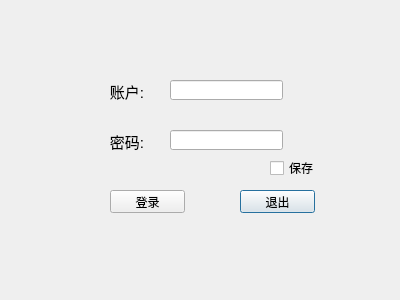
<?xml version="1.0" encoding="UTF-8"?>
<ui version="4.0">
 <class>loginDlg</class>
 <widget class="QDialog" name="loginDlg">
  <property name="geometry">
   <rect>
    <x>0</x>
    <y>0</y>
    <width>400</width>
    <height>300</height>
   </rect>
  </property>
  <property name="windowTitle">
   <string>登录</string>
  </property>
  <widget class="QLabel" name="label_2">
   <property name="geometry">
    <rect>
     <x>100</x>
     <y>130</y>
     <width>54</width>
     <height>21</height>
    </rect>
   </property>
   <property name="styleSheet">
    <string notr="true">font: 25 9pt &quot;微软雅黑 Light&quot;;</string>
   </property>
   <property name="text">
    <string>&lt;html&gt;&lt;head/&gt;&lt;body&gt;&lt;p align=&quot;center&quot;&gt;&lt;span style=&quot; font-size:11pt;&quot;&gt;密码:&lt;/span&gt;&lt;/p&gt;&lt;/body&gt;&lt;/html&gt;</string>
   </property>
  </widget>
  <widget class="QLabel" name="label">
   <property name="geometry">
    <rect>
     <x>100</x>
     <y>80</y>
     <width>54</width>
     <height>21</height>
    </rect>
   </property>
   <property name="styleSheet">
    <string notr="true">font: 25 9pt &quot;微软雅黑 Light&quot;;</string>
   </property>
   <property name="text">
    <string>&lt;html&gt;&lt;head/&gt;&lt;body&gt;&lt;p align=&quot;center&quot;&gt;&lt;span style=&quot; font-size:11pt;&quot;&gt;账户:&lt;/span&gt;&lt;/p&gt;&lt;/body&gt;&lt;/html&gt;</string>
   </property>
  </widget>
  <widget class="QLineEdit" name="usrlineEdit">
   <property name="geometry">
    <rect>
     <x>170</x>
     <y>80</y>
     <width>113</width>
     <height>20</height>
    </rect>
   </property>
   <property name="palette">
    <palette>
     <active>
      <colorrole role="Text">
       <brush brushstyle="SolidPattern">
        <color alpha="255">
         <red>0</red>
         <green>0</green>
         <blue>0</blue>
        </color>
       </brush>
      </colorrole>
     </active>
     <inactive>
      <colorrole role="Text">
       <brush brushstyle="SolidPattern">
        <color alpha="255">
         <red>0</red>
         <green>0</green>
         <blue>0</blue>
        </color>
       </brush>
      </colorrole>
     </inactive>
     <disabled>
      <colorrole role="Text">
       <brush brushstyle="SolidPattern">
        <color alpha="255">
         <red>120</red>
         <green>120</green>
         <blue>120</blue>
        </color>
       </brush>
      </colorrole>
     </disabled>
    </palette>
   </property>
  </widget>
  <widget class="QPushButton" name="ExitBtn">
   <property name="geometry">
    <rect>
     <x>240</x>
     <y>190</y>
     <width>75</width>
     <height>23</height>
    </rect>
   </property>
   <property name="font">
    <font>
     <family>微软雅黑 Light</family>
     <pointsize>9</pointsize>
     <weight>3</weight>
     <italic>false</italic>
     <bold>false</bold>
    </font>
   </property>
   <property name="styleSheet">
    <string notr="true">font: 25 9pt &quot;微软雅黑 Light&quot;;</string>
   </property>
   <property name="text">
    <string>退出</string>
   </property>
  </widget>
  <widget class="QLineEdit" name="pwdlineEdit">
   <property name="geometry">
    <rect>
     <x>170</x>
     <y>130</y>
     <width>113</width>
     <height>20</height>
    </rect>
   </property>
   <property name="styleSheet">
    <string notr="true">color: rgb(0, 0, 0);</string>
   </property>
   <property name="echoMode">
    <enum>QLineEdit::Password</enum>
   </property>
  </widget>
  <widget class="QPushButton" name="LoginBtn">
   <property name="geometry">
    <rect>
     <x>110</x>
     <y>190</y>
     <width>75</width>
     <height>23</height>
    </rect>
   </property>
   <property name="font">
    <font>
     <family>微软雅黑 Light</family>
     <pointsize>9</pointsize>
     <weight>3</weight>
     <italic>false</italic>
     <bold>false</bold>
    </font>
   </property>
   <property name="styleSheet">
    <string notr="true">font: 25 9pt &quot;微软雅黑 Light&quot;;</string>
   </property>
   <property name="text">
    <string>登录</string>
   </property>
  </widget>
  <widget class="QCheckBox" name="checkBox">
   <property name="geometry">
    <rect>
     <x>270</x>
     <y>160</y>
     <width>51</width>
     <height>16</height>
    </rect>
   </property>
   <property name="styleSheet">
    <string notr="true">font: 25 9pt &quot;微软雅黑 Light&quot;;</string>
   </property>
   <property name="text">
    <string>保存</string>
   </property>
  </widget>
 </widget>
 <resources/>
 <connections>
  <connection>
   <sender>ExitBtn</sender>
   <signal>clicked()</signal>
   <receiver>loginDlg</receiver>
   <slot>close()</slot>
   <hints>
    <hint type="sourcelabel">
     <x>267</x>
     <y>201</y>
    </hint>
    <hint type="destinationlabel">
     <x>199</x>
     <y>149</y>
    </hint>
   </hints>
  </connection>
 </connections>
</ui>
